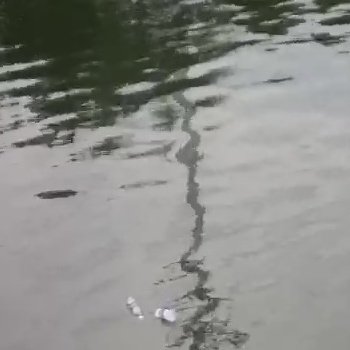
//> input picture Frequency_Saliency/94.jpg, 350 x 350 px, given in place of 1.jpg, which was not available
$ ./sunxin   (built with g++ and OpenCV 4)
//> lines starting //> are read from the running program, lines starting //| are printed output that depends on the picture; pictures that were not available may be replaced by others from this repository, and a replacement may not be noted
//> further down, in is the input picture: 350 rows x 350 cols, CV_8UC3; mean B, G, R 136.1, 140.2, 139
### Frequency_Saliency/lrr.h
#ifndef __LRR_H_
#define __LRR_H_

#include <stdio.h>
#include <iostream>
#include <vector>
#include <Eigen/Dense>
#include <Eigen/Core>
#include <Eigen/Sparse>

using namespace Eigen;

static const double Tol = 1e-8;
static const int MaxIter = 1e6;
static const double Rho = 1.1;

static double Mu = 1e-6;
static const long int MaxMu = 1e10;

//static const long int MaxMu = 1e30;
//static double Mu = 1e-2;

class LowRankRepresentation
{
public:
    std::vector<MatrixXd> result(MatrixXd& X, double lambda);
    MatrixXd solve_l1l2(MatrixXd& W, double lambda);
private:
    VectorXd solve_l2(VectorXd& w, double lambda);
};


#endif // !__LRR_H_

### Frequency_Saliency/lrr.cpp
#include "lrr.h"

MatrixXd LowRankRepresentation::solve_l1l2(MatrixXd& W, double lambda)
{
	MatrixXd E;
	VectorXd temp;
	int n, i;

	n = W.cols();
	E = W;

	for (i = 0; i < n; i++)
	{
		temp = W.col(i);
		E.col(i) = solve_l2(temp, lambda);
	}
	return E;
}

VectorXd LowRankRepresentation::solve_l2(VectorXd& w, double lambda)
{
	double nw;
	VectorXd x;

	nw = w.norm();
	if (nw > lambda)
		x = (nw - lambda) * w / nw;
	else
		x = VectorXd::Zero(w.size(), 1);
	return x;
}


std::vector<MatrixXd> LowRankRepresentation::result(MatrixXd& X, double lambda)
{
	int d = X.rows();
	int n = X.cols();

	MatrixXd xtx = X.transpose() * X;
	MatrixXd inv_x = (xtx + MatrixXd::Identity(n, n)).inverse();
	MatrixXd J = MatrixXd::Zero(n, n);
	MatrixXd Z = MatrixXd::Zero(n, n);
	MatrixXd E = MatrixXd::Zero(d, n);

	MatrixXd Y1 = MatrixXd::Zero(d, n);
	MatrixXd Y2 = MatrixXd::Zero(n, n);

	int iter = 0;
	FullPivLU<MatrixXd> lu_decomp(Z);
	std::cout << "initial, rank=" << lu_decomp.rank() << std::endl;
	while (iter < MaxIter)
	{
		iter += 1;
		MatrixXd tmp = Z + Y2 / Mu;
		JacobiSVD<MatrixXd> svd(tmp, ComputeThinU | ComputeThinV);
		VectorXd sigma = svd.singularValues();
		//sigma = MatrixXd(sigma.asDiagonal());
		MatrixXd U = svd.matrixU();
		MatrixXd V = svd.matrixV();
		int svp = (sigma.array() > 1 / Mu).count();

		if (svp >= 1)
		{
			VectorXd sigma_tmp = sigma.segment(0, svp) - (1 / Mu) * VectorXd::Ones(svp);
			sigma = sigma_tmp;
		}
		else
		{
			svp = 1;
			sigma = VectorXd::Zero(1);
		}
		J = U.leftCols(svp) * MatrixXd(sigma.asDiagonal()) * V.leftCols(svp).transpose();

		Z = inv_x * (xtx - X.transpose() * E + J + (X.transpose() * Y1 - Y2) / Mu);

		MatrixXd xmaz = X - X * Z;
		tmp = xmaz + Y1 / Mu;
		E = solve_l1l2(tmp, lambda / Mu);

		MatrixXd leq1 = xmaz - E;
		MatrixXd leq2 = Z - J;
		double stopC_tmp1 = leq1.array().abs().maxCoeff();
		double stopC_tmp2 = leq2.array().abs().maxCoeff();
		double stopC = stopC_tmp1 < stopC_tmp2 ? stopC_tmp2 : stopC_tmp1;

		if (iter == 1 || (iter % 50) == 0 || stopC < Tol)
		{
			FullPivLU<MatrixXd> lu_decomp(Z);
			//printf("iter %d, mu=%2.1e, rank=%d, stopALM=%2.3e\n", iter, Mu, lu_decomp.rank(), stopC);
			   printf("iter %d, mu=%2.1e, stopALM=%2.3e\n", iter, Mu, stopC);
		}
		if (stopC < Tol)
		{
			std::cout << "LRR done." << std::endl;
			break;
		}
		else
		{
			Y1 = Y1 + Mu * leq1;
			Y2 = Y2 + Mu * leq2;
			Mu = MaxMu > Mu*Rho ? Mu * Rho : MaxMu;
		}
	}

	std::vector<MatrixXd> ZE;
	ZE.push_back(Z);
	ZE.push_back(E);
	return ZE;
}

### Frequency_Saliency/sunxin.cpp
#include "lrr.h"
#include <opencv2/opencv.hpp>
#include <opencv2/core/eigen.hpp>
#include <iostream>
#include <numeric>
//#include <string>
using std::vector;
using cv::Mat;
using cv::Rect;
using std::cout;
using std::endl;

// [15 lines left out: function load_images, not called in this run]

void MyGammaCorrection(Mat src, Mat& dst, float fGamma)
{
//> called with fGamma = 6
	CV_Assert(src.data);
	CV_Assert(src.depth() != sizeof(uchar));

	unsigned char lut[256];
	for (int i = 0; i < 256; i++)
	{
		lut[i] = cv::saturate_cast<uchar>(pow((float)(i / 255.0), fGamma) * 255.0f);
	}

	dst = src.clone();
	const int channels = dst.channels();
	switch (channels)
	{
	case 1:
	{

		cv::MatIterator_<uchar> it, end;
		for (it = dst.begin<uchar>(), end = dst.end<uchar>(); it != end; it++)
			*it = lut[(*it)];

		break;
	}
	case 3:
	{

		cv::MatIterator_<cv::Vec3b> it, end;
		for (it = dst.begin<cv::Vec3b>(), end = dst.end<cv::Vec3b>(); it != end; it++)
		{
			(*it)[0] = lut[((*it)[0])];
			(*it)[1] = lut[((*it)[1])];
			(*it)[2] = lut[((*it)[2])];
		}

		break;

	}
	}
}

void low_rank_decomposition(Mat input, Mat &z, Mat &e)
{
	MatrixXd mat(input.rows, input.cols);
	cv::cv2eigen(input, mat);

	double lambda = 0.01;
	LowRankRepresentation mylrr;
	std::vector<MatrixXd> ZE = mylrr.result(mat, lambda);

	cv::eigen2cv(ZE[0], z);
	cv::eigen2cv(ZE[1], e);
}

void fastdft_and_highpass(cv::Mat src_img, cv::Mat &real_img, cv::Mat &ima_img)
{
	if (src_img.channels() != 1)
		cvtColor(src_img, src_img, cv::COLOR_RGB2GRAY);

	src_img.convertTo(src_img, CV_64FC1);
//> src_img: 350 rows x 350 cols, CV_64FC1

	int oph = cv::getOptimalDFTSize(src_img.rows);
	int opw = cv::getOptimalDFTSize(src_img.cols);
	Mat padded;
	copyMakeBorder(src_img, padded, 0, oph - src_img.rows, 0, opw - src_img.cols,
		cv::BORDER_CONSTANT, cv::Scalar::all(0));
	padded.convertTo(padded, CV_64FC1);

	for (int i = 0; i < padded.rows; i++)//中心化操作
	{
		double *ptr = padded.ptr<double>(i);
		for (int j = 0; j < padded.cols; j++)	ptr[j] *= pow(-1, i + j);
	}
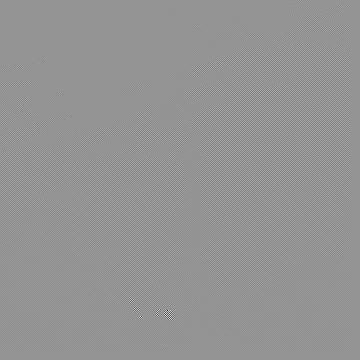
//> padded: 360 rows x 360 cols, CV_64FC1; min -237, max 171, mean 0; drawn with min black and max white

	Mat plane[] = { padded,Mat::zeros(padded.size(),CV_64FC1) };
//> plane[1]: 360 rows x 360 cols, CV_64FC1; every value is 0
	Mat complexImg;
	merge(plane, 2, complexImg);
	dft(complexImg, complexImg);


	Mat gaussianSharpen(padded.size(), CV_64FC2);
	double D0 = 2 * 10 * 10;
	for (int i = 0; i < padded.rows; i++)
	{
		double*q = gaussianSharpen.ptr<double>(i);//高通，高斯锐化
		for (int j = 0; j < padded.cols; j++)
		{
			double d = pow(i - padded.rows / 2, 2) + pow(j - padded.cols / 2, 2);
			q[2 * j] = 1 - expf(-d / D0);
			q[2 * j + 1] = 1 - expf(-d / D0);
		}
	}
	multiply(complexImg, gaussianSharpen, gaussianSharpen);
	split(gaussianSharpen, plane);
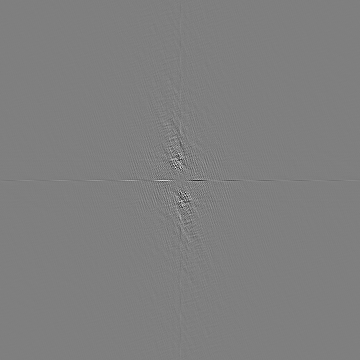
//> plane[1]: 360 rows x 360 cols, CV_64FC1; min -38053.6, max 38053.6, mean 0; drawn with min black and max white

	//split(complexImg, plane);
	plane[0].copyTo(real_img);
	plane[1].copyTo(ima_img);
}

void one_amplitude(Mat complex_r, Mat &complex_i, Mat &dst)
{
	Mat temp[] = { Mat::zeros(complex_r.size(),CV_64FC1), Mat::zeros(complex_r.size(),CV_64FC1) };
	float realv = 0.0, imaginv = 0.0;
	for (int i = 0; i < complex_r.cols; i++) {
		for (int j = 0; j < complex_r.rows; j++) {
			realv = complex_r.at<float>(i, j);
			imaginv = complex_i.at<float>(i, j);
			float distance = sqrt(realv*realv + imaginv * imaginv);
			temp[0].at<float>(i, j) = realv / distance;
			temp[1].at<float>(i, j) = imaginv / distance;
		}
	}
//> this loop made 360 passes
//> (realv, imaginv) on passes 1 to 3: (3.49, 3.73), (-3.54, -4.18), (-3.79, 3.47)
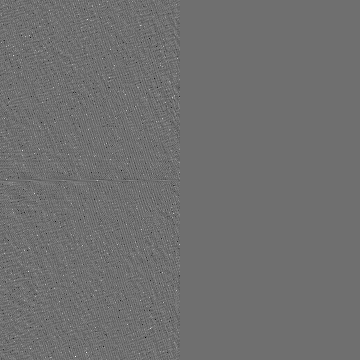
//> temp[1]: 360 rows x 360 cols, CV_64FC1; min -0.00454, max 0.0058, mean 2.85e-07; drawn with min black and max white
//> after the loop, realv = -3.97; imaginv = 3.37
	merge(temp, 2, dst);
}

cv::Mat fourior_inverser(Mat &_complexim)
{
	Mat dst;
	Mat iDft[] = { Mat::zeros(_complexim.size(),CV_64FC1),Mat::zeros(_complexim.size(),CV_64FC1) };//创建两个通道，类型为float，大小为填充后的尺寸
	idft(_complexim, _complexim);//傅立叶逆变换
	split(_complexim, iDft);//结果貌似也是复数
	magnitude(iDft[0], iDft[1], dst);//分离通道，主要获取0通道
//    dst += Scalar::all(1);                    // switch to logarithmic scale
//    log(dst, dst);
	//归一化处理，float类型的显示范围为0-255,255为白色，0为黑色
	normalize(dst, dst, 0, 1, cv::NORM_MINMAX);
	return dst;
}

// [10 lines left out: function get_sobel_map, not called in this run]

void get_saliency_map(Mat input, Mat &out_chushi, Mat &output)
{
	Mat in = input.clone();
	cv::imshow("in", in);

	Mat ga;
	MyGammaCorrection(in, ga, 6);
	//imshow("gamma", ga);

	Mat real, imag;
	fastdft_and_highpass(ga, real, imag);
	Mat img_range;
	one_amplitude(real, imag, img_range);
	Mat tmp = fourior_inverser(img_range);
	Mat chushi = tmp(cv::Rect(0, 0, input.cols, input.rows));
	//imshow("chushi", chushi);

	cv::normalize(chushi, out_chushi, 0, 255, cv::NORM_MINMAX);
	out_chushi.convertTo(out_chushi, CV_8UC1);
//> out_chushi: 350 rows x 350 cols, CV_8UC1
	threshold(out_chushi, out_chushi, 10, 255, cv::THRESH_BINARY);
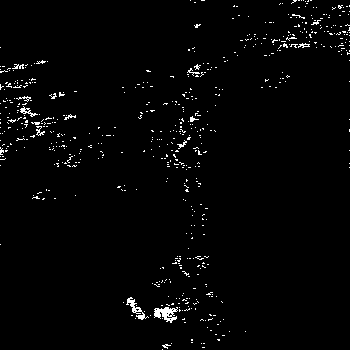
//> out_chushi: 350 rows x 350 cols, CV_8UC1; 1.9% white in thin lines or dots

	int desize = 50;
	Mat chushi_clone1 = chushi.clone();
	cv::resize(chushi_clone1, chushi_clone1, cv::Size(desize, desize), cv::INTER_AREA);
	Mat low_rank_part, sparse_part;
	low_rank_decomposition(chushi_clone1, low_rank_part, sparse_part);
//| initial, rank=0
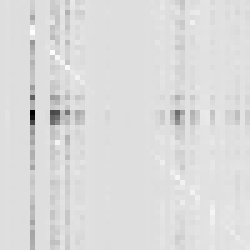
//> low_rank_part: 50 rows x 50 cols, CV_64FC1 (shown 5 times larger); min -2.97e-09, max 4.31e-10, mean -3.19e-11; drawn with min black and max white
	Mat quanju = sparse_part.clone();
	cv::resize(quanju, quanju, input.size(), cv::INTER_CUBIC);
	//imshow("quanju", quanju);

	Mat chushi_clone2 = chushi.clone();
	int blocknum = 0;
	int blocksize = 50;
	int num = (chushi_clone2.cols / blocksize)*(chushi_clone2.cols / blocksize);
	Mat Y = Mat::zeros(blocksize, num, CV_64FC1);
	vector<Mat> pk;
	for (int y = 0; y < chushi_clone2.cols - blocksize + 1; y = y + blocksize)
	{
		for (int x = 0; x < chushi_clone2.rows - blocksize + 1; x = x + blocksize)
		{
			cv::Rect rectTmp(y, x, blocksize, blocksize);
			Mat p = chushi_clone2(rectTmp).clone();
			pk.push_back(p);
			vector<double> col;
			for (int i = 0; i < p.rows; i++)
			{
				vector<int> row;
				for (int j = 0; j < p.cols; j++)
				{
					int tmp = p.at<int>(i, j);
					row.push_back(tmp);
				}
				int sum = std::accumulate(std::begin(row), std::end(row), 0);
				double mean = (double)sum / row.size();
				col.push_back(mean);
			}

			for (int j = 0; j < col.size(); j++)
			{
				Y.at<double>(j, blocknum) = col[j];
			}

			blocknum++;
		}
	}
//> this loop made 7 passes
//> blocknum on passes 1 to 7: 7, 14, 21, 28, 35, 42, 49
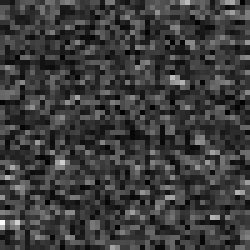
//> pk[4]: 50 rows x 50 cols, CV_64FC1 (shown 5 times larger); min 9.99e-05, max 0.0417, mean 0.01; drawn with min black and max white
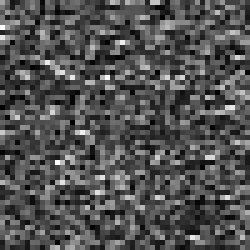
//> pk[5]: 50 rows x 50 cols, CV_64FC1 (shown 5 times larger); min 0.000212, max 0.0291, mean 0.00957; drawn with min black and max white
//> after the loop, blocknum = 49
//> (the rest of the program and of its run is left out)
